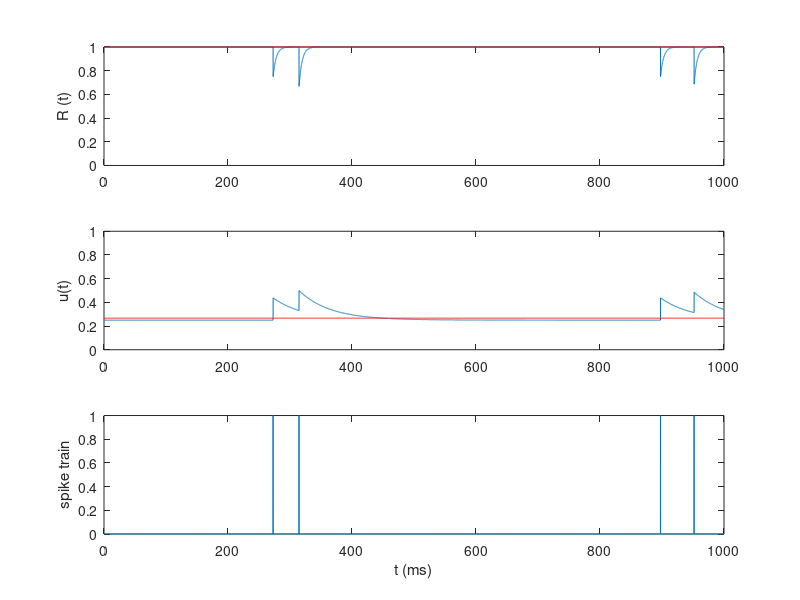

The MATLAB script that drew this image:
% time step, total time, total steps
dt = 0.1; % ms
T = 1000; % ms
n_t = T/dt;

% Facilitation parameters
U = 0.25; % utilization of synaptic efficacy 
u = U; % instantaneous U 
tau_fac = 50; % ms 
u_save = zeros(1, n_t);

% Depression parameters
tau_rec = 5; % ms
R = 1; % instantaneous availabe synaptic efficacy
R_save = zeros(1, n_t);

% Generating a Poisson spike train with average firing rate (r)
r = 0.008; % KHz

% random Poisson spike train 
lambda = r * dt;
spike_train = poissrnd(lambda, 1, n_t); 

% uniform spike train 
% spike_train = zeros(1, n_t);
% spike_train(n_t/10:1/r/dt:n_t) = 1;

for i = 1:n_t
    u_save(i) = u;
    R_save(i) = R;
    R = R*(1-spike_train(i)*u) - (R-1)*dt/tau_rec;
    u = u -(u-U)*dt/tau_fac + spike_train(i)*U*(1-u);
end

u_st = U/(1- (1-U)*exp(-1/(r*tau_fac)));
R_st = (1-exp(-1/(r*tau_rec)))/(1-(1-u_st)*exp(-1/(r*tau_rec)));

ax1 = subplot(3, 1, 1);
plot(dt*(1:n_t) - dt, R_save)
hold on
plot(dt*(1:n_t) - dt, R_st*ones(1, n_t), 'r')
hold off
xlim([0, T])
ylim([0, 1])
ylabel('R (t)')


ax2 = subplot(3, 1, 2);
plot(dt*(1:n_t) - dt, u_save)
hold on 
plot(dt*(1:n_t) - dt, ones(1, n_t)*u_st, 'r')
hold off
xlim([0, T])
ylim([0, 1])
ylabel('u(t)')

ax3 = subplot(3, 1, 3);
plot(dt*(1:n_t) - dt, spike_train)
xlim([0, T])
ylim([0, 1])
xlabel('t (ms)')
ylabel('spike train')

linkaxes([ax1 ax2 ax3],'xy');
